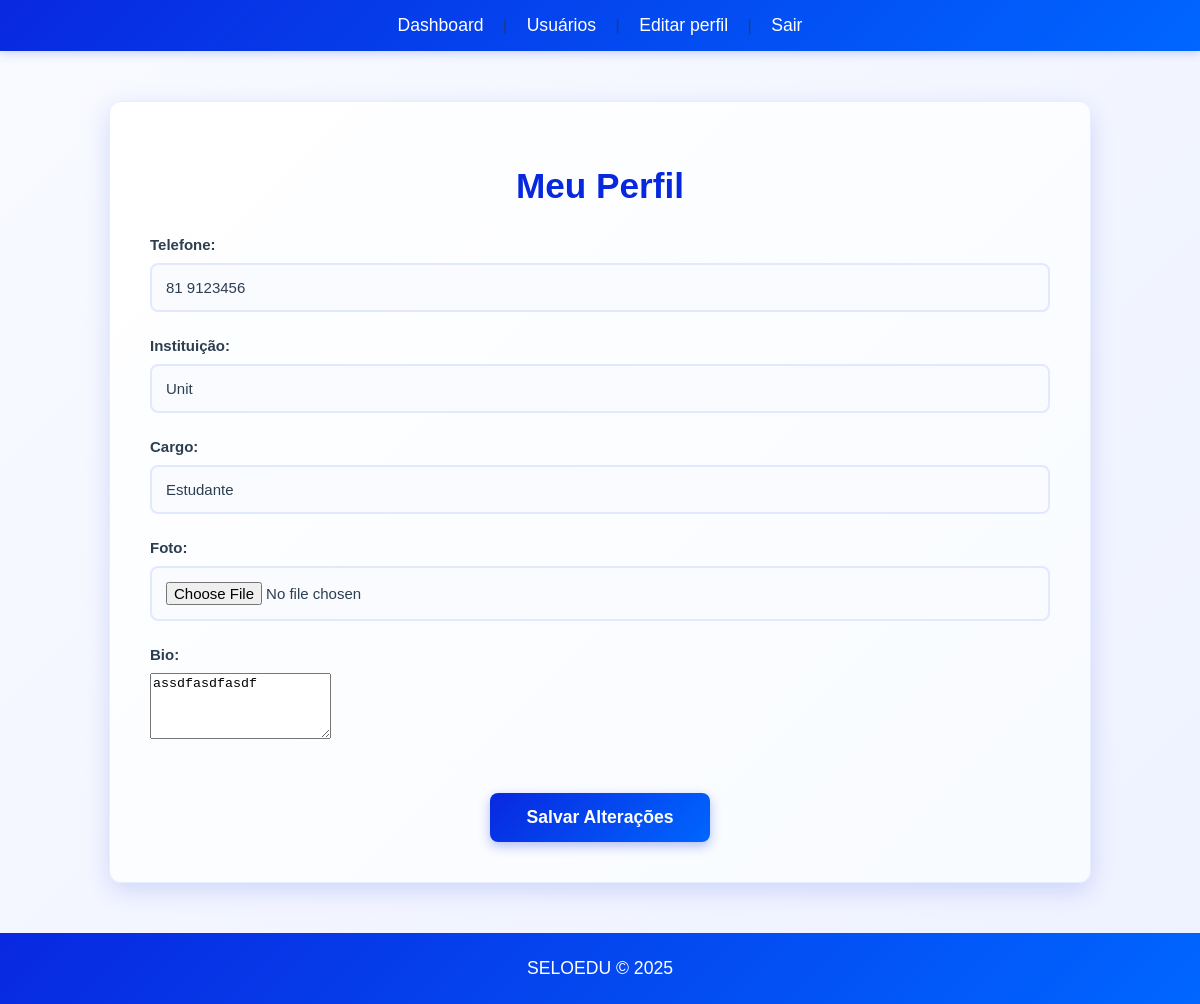
The page /users/profile (signed in) on the database its author committed.
### models/profile.py (models this page shows)
class Profile(db.Model):
    __tablename__ = 'profiles'
    id = db.Column(db.Integer, primary_key=True)
    user_id = db.Column(db.Integer, db.ForeignKey('users.id'), nullable=False)
    telefone = db.Column(db.String(20))
    instituicao = db.Column(db.String(100))
    cargo = db.Column(db.String(100))
    foto = db.Column(db.String(255))
    bio = db.Column(db.Text)
    user = db.relationship('User', back_populates='profile')

### views/profile.py (the view, shortened to what this page needs)
@login_required
def profile():
    profile = Profile.query.filter_by(user_id=current_user.id).first()
    return render_template('users/profile.html', profile=profile)

### models/users.py (called while the page is built)
@login_manager.user_loader
def load_user(user_id):
	try:
		return User.query.get(int(user_id))
	except Exception:
		return None

### templates/users/profile.html (shortened to what this page needs)
{% extends 'base.html' %}
{% block content %}
<div class="users-container">
    <h1 class="users-header">Meu Perfil</h1>
    <form method="post" enctype="multipart/form-data">
        <div class="input-group">
            <label for="telefone">Telefone:</label>
            <input type="text" id="telefone" name="telefone" value="{{ profile.telefone if profile else '' }}">
        </div>
        <div class="input-group">
            <label for="instituicao">Instituição:</label>
            <input type="text" id="instituicao" name="instituicao" value="{{ profile.instituicao if profile else '' }}">
        </div>
        <div class="input-group">
            <label for="cargo">Cargo:</label>
            <input type="text" id="cargo" name="cargo" value="{{ profile.cargo if profile else '' }}">
        </div>
        <div class="input-group">
            <label for="foto">Foto:</label>
            <input type="file" id="foto" name="foto">
        </div>
        <div class="input-group">
            <label for="bio">Bio:</label>
            <textarea id="bio" name="bio" rows="4">{{ profile.bio if profile else '' }}</textarea>
        </div>
        <div class="form-actions">
            <button type="submit" class="button-home">Salvar Alterações</button>
        </div>
    </form>
</div>
{% endblock %}

### Static/custom.css (style rules this page uses)
body { font-family: 'Arial', sans-serif; background: linear-gradient(135deg, #f8faff 0%, #eef2ff 100%); margin: 0; padding: 0; color: #2c3e50; display: flex; flex-direction: column; min-height: 100vh; }
.button-home, .button-login { padding: 14px 28px; background: linear-gradient(135deg, #0828e0 0%, #0066ff 100%); border: none; color: white; font-size: 1.1em; border-radius: 8px; cursor: pointer; transition: all 0.3s ease; width: 220px; margin-top: 25px; font-weight: 600; box-shadow: 0 4px 12px rgba(8, 40, 224, 0.3); }
.input-group { margin-bottom: 25px; text-align: left; width: 100%; }
.input-group label { display: block; margin-bottom: 10px; font-size: 15px; color: #2c3e50; font-weight: 600; }
.input-group input { width: 100%; padding: 14px; font-size: 15px; border: 2px solid #e1e8ff; border-radius: 8px; background-color: #fafbff; color: #2c3e50; box-sizing: border-box; transition: all 0.3s ease; }
.users-container { background: linear-gradient(135deg, #ffffff 0%, #f8fbff 100%); padding: 40px; border-radius: 12px; box-shadow: 0 8px 25px rgba(8, 40, 224, 0.15); width: 100%; max-width: 900px; margin: 30px auto; border: 1px solid #e6eeff; }
.users-container h1 { text-align: center; color: #0828e0; margin-bottom: 30px; font-size: 2.2em; font-weight: 700; }
.button-home, .btn-small, .no-underline { text-decoration: none; }
.users-header { text-align: center; color: #0828e0; margin-bottom: 16px; font-weight: 700; }
.form-actions { display: flex; gap: 10px; justify-content: center; margin-top: 16px; }

### rows shown on the page
Profile: telefone "81 9123456", instituicao "Unit", cargo "Estudante", bio "assdfasdfasdf"
